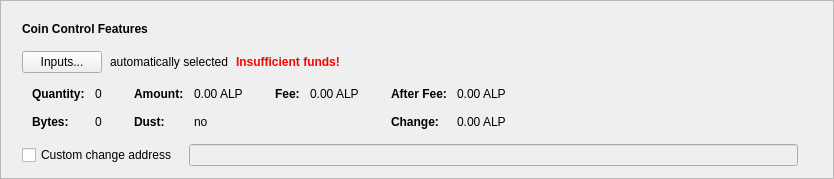
      <widget class="QFrame" name="frameCoinControl">
       <property name="sizePolicy">
        <sizepolicy hsizetype="Expanding" vsizetype="Fixed">
         <horstretch>0</horstretch>
         <verstretch>0</verstretch>
        </sizepolicy>
       </property>
       <property name="frameShape">
        <enum>QFrame::StyledPanel</enum>
       </property>
       <property name="frameShadow">
        <enum>QFrame::Raised</enum>
       </property>
       <layout class="QVBoxLayout" name="verticalLayout_2">
        <item>
         <layout class="QVBoxLayout" name="verticalLayoutCoinControl" stretch="0,0,0,0,0">
          <property name="spacing">
           <number>0</number>
          </property>
          <property name="sizeConstraint">
           <enum>QLayout::SetDefaultConstraint</enum>
          </property>
          <property name="leftMargin">
           <number>10</number>
          </property>
          <property name="topMargin">
           <number>10</number>
          </property>
          <item>
           <layout class="QHBoxLayout" name="horizontalLayoutCoinControl1">
            <property name="bottomMargin">
             <number>15</number>
            </property>
            <item>
             <widget class="QLabel" name="labelCoinControlFeatures">
              <property name="sizePolicy">
               <sizepolicy hsizetype="Preferred" vsizetype="Maximum">
                <horstretch>0</horstretch>
                <verstretch>0</verstretch>
               </sizepolicy>
              </property>
              <property name="font">
               <font>
                <weight>75</weight>
                <bold>true</bold>
               </font>
              </property>
              <property name="styleSheet">
               <string notr="true">font-weight:bold;</string>
              </property>
              <property name="text">
               <string>Coin Control Features</string>
              </property>
             </widget>
            </item>
           </layout>
          </item>
          <item>
           <layout class="QHBoxLayout" name="horizontalLayoutCoinControl2" stretch="0,0,0,0">
            <property name="spacing">
             <number>8</number>
            </property>
            <property name="bottomMargin">
             <number>10</number>
            </property>
            <item>
             <widget class="QPushButton" name="pushButtonCoinControl">
              <property name="styleSheet">
               <string notr="true"/>
              </property>
              <property name="text">
               <string>Inputs...</string>
              </property>
              <property name="autoDefault">
               <bool>false</bool>
              </property>
             </widget>
            </item>
            <item>
             <widget class="QLabel" name="labelCoinControlAutomaticallySelected">
              <property name="text">
               <string>automatically selected</string>
              </property>
              <property name="margin">
               <number>5</number>
              </property>
             </widget>
            </item>
            <item>
             <widget class="QLabel" name="labelCoinControlInsuffFunds">
              <property name="font">
               <font>
                <weight>75</weight>
                <bold>true</bold>
               </font>
              </property>
              <property name="styleSheet">
               <string notr="true">color:red;font-weight:bold;</string>
              </property>
              <property name="text">
               <string>Insufficient funds!</string>
              </property>
              <property name="margin">
               <number>5</number>
              </property>
             </widget>
            </item>
            <item>
             <spacer name="horizontalSpacerCoinControl">
              <property name="orientation">
               <enum>Qt::Horizontal</enum>
              </property>
              <property name="sizeHint" stdset="0">
               <size>
                <width>40</width>
                <height>1</height>
               </size>
              </property>
             </spacer>
            </item>
           </layout>
          </item>
          <item>
           <widget class="QWidget" name="widgetCoinControl" native="true">
            <property name="sizePolicy">
             <sizepolicy hsizetype="Preferred" vsizetype="Preferred">
              <horstretch>0</horstretch>
              <verstretch>0</verstretch>
             </sizepolicy>
            </property>
            <property name="minimumSize">
             <size>
              <width>0</width>
              <height>0</height>
             </size>
            </property>
            <property name="styleSheet">
             <string notr="true"/>
            </property>
            <layout class="QHBoxLayout" name="horizontalLayoutCoinControl5">
             <property name="leftMargin">
              <number>0</number>
             </property>
             <property name="topMargin">
              <number>0</number>
             </property>
             <property name="rightMargin">
              <number>0</number>
             </property>
             <property name="bottomMargin">
              <number>0</number>
             </property>
             <item>
              <layout class="QHBoxLayout" name="horizontalLayoutCoinControl3" stretch="0,0,0,1">
               <property name="spacing">
                <number>20</number>
               </property>
               <property name="topMargin">
                <number>0</number>
               </property>
               <property name="bottomMargin">
                <number>10</number>
               </property>
               <item>
                <layout class="QFormLayout" name="formLayoutCoinControl1">
                 <property name="horizontalSpacing">
                  <number>10</number>
                 </property>
                 <property name="verticalSpacing">
                  <number>14</number>
                 </property>
                 <property name="leftMargin">
                  <number>10</number>
                 </property>
                 <property name="topMargin">
                  <number>4</number>
                 </property>
                 <property name="rightMargin">
                  <number>6</number>
                 </property>
                 <item row="0" column="0">
                  <widget class="QLabel" name="labelCoinControlQuantityText">
                   <property name="font">
                    <font>
                     <weight>75</weight>
                     <bold>true</bold>
                    </font>
                   </property>
                   <property name="text">
                    <string>Quantity:</string>
                   </property>
                   <property name="margin">
                    <number>0</number>
                   </property>
                  </widget>
                 </item>
                 <item row="0" column="1">
                  <widget class="QLabel" name="labelCoinControlQuantity">
                   <property name="cursor">
                    <cursorShape>IBeamCursor</cursorShape>
                   </property>
                   <property name="contextMenuPolicy">
                    <enum>Qt::ActionsContextMenu</enum>
                   </property>
                   <property name="text">
                    <string notr="true">0</string>
                   </property>
                   <property name="margin">
                    <number>0</number>
                   </property>
                   <property name="textInteractionFlags">
                    <set>Qt::LinksAccessibleByMouse|Qt::TextSelectableByKeyboard|Qt::TextSelectableByMouse</set>
                   </property>
                  </widget>
                 </item>
                 <item row="1" column="0">
                  <widget class="QLabel" name="labelCoinControlBytesText">
                   <property name="font">
                    <font>
                     <weight>75</weight>
                     <bold>true</bold>
                    </font>
                   </property>
                   <property name="text">
                    <string>Bytes:</string>
                   </property>
                  </widget>
                 </item>
                 <item row="1" column="1">
                  <widget class="QLabel" name="labelCoinControlBytes">
                   <property name="cursor">
                    <cursorShape>IBeamCursor</cursorShape>
                   </property>
                   <property name="contextMenuPolicy">
                    <enum>Qt::ActionsContextMenu</enum>
                   </property>
                   <property name="text">
                    <string notr="true">0</string>
                   </property>
                   <property name="textInteractionFlags">
                    <set>Qt::LinksAccessibleByMouse|Qt::TextSelectableByKeyboard|Qt::TextSelectableByMouse</set>
                   </property>
                  </widget>
                 </item>
                </layout>
               </item>
               <item>
                <layout class="QFormLayout" name="formLayoutCoinControl2">
                 <property name="horizontalSpacing">
                  <number>10</number>
                 </property>
                 <property name="verticalSpacing">
                  <number>14</number>
                 </property>
                 <property name="leftMargin">
                  <number>6</number>
                 </property>
                 <property name="topMargin">
                  <number>4</number>
                 </property>
                 <property name="rightMargin">
                  <number>6</number>
                 </property>
                 <item row="0" column="0">
                  <widget class="QLabel" name="labelCoinControlAmountText">
                   <property name="font">
                    <font>
                     <weight>75</weight>
                     <bold>true</bold>
                    </font>
                   </property>
                   <property name="text">
                    <string>Amount:</string>
                   </property>
                   <property name="margin">
                    <number>0</number>
                   </property>
                  </widget>
                 </item>
                 <item row="0" column="1">
                  <widget class="QLabel" name="labelCoinControlAmount">
                   <property name="cursor">
                    <cursorShape>IBeamCursor</cursorShape>
                   </property>
                   <property name="contextMenuPolicy">
                    <enum>Qt::ActionsContextMenu</enum>
                   </property>
                   <property name="text">
                    <string notr="true">0.00 ALP</string>
                   </property>
                   <property name="textInteractionFlags">
                    <set>Qt::LinksAccessibleByMouse|Qt::TextSelectableByKeyboard|Qt::TextSelectableByMouse</set>
                   </property>
                  </widget>
                 </item>
                 <item row="1" column="0">
                  <widget class="QLabel" name="labelCoinControlLowOutputText">
                   <property name="font">
                    <font>
                     <weight>75</weight>
                     <bold>true</bold>
                    </font>
                   </property>
                   <property name="text">
                    <string>Dust:</string>
                   </property>
                  </widget>
                 </item>
                 <item row="1" column="1">
                  <widget class="QLabel" name="labelCoinControlLowOutput">
                   <property name="cursor">
                    <cursorShape>IBeamCursor</cursorShape>
                   </property>
                   <property name="contextMenuPolicy">
                    <enum>Qt::ActionsContextMenu</enum>
                   </property>
                   <property name="text">
                    <string notr="true">no</string>
                   </property>
                   <property name="textInteractionFlags">
                    <set>Qt::LinksAccessibleByMouse|Qt::TextSelectableByKeyboard|Qt::TextSelectableByMouse</set>
                   </property>
                  </widget>
                 </item>
                </layout>
               </item>
               <item>
                <layout class="QFormLayout" name="formLayoutCoinControl3">
                 <property name="horizontalSpacing">
                  <number>10</number>
                 </property>
                 <property name="verticalSpacing">
                  <number>14</number>
                 </property>
                 <property name="leftMargin">
                  <number>6</number>
                 </property>
                 <property name="topMargin">
                  <number>4</number>
                 </property>
                 <property name="rightMargin">
                  <number>6</number>
                 </property>
                 <item row="0" column="0">
                  <widget class="QLabel" name="labelCoinControlFeeText">
                   <property name="font">
                    <font>
                     <weight>75</weight>
                     <bold>true</bold>
                    </font>
                   </property>
                   <property name="text">
                    <string>Fee:</string>
                   </property>
                   <property name="margin">
                    <number>0</number>
                   </property>
                  </widget>
                 </item>
                 <item row="0" column="1">
                  <widget class="QLabel" name="labelCoinControlFee">
                   <property name="cursor">
                    <cursorShape>IBeamCursor</cursorShape>
                   </property>
                   <property name="contextMenuPolicy">
                    <enum>Qt::ActionsContextMenu</enum>
                   </property>
                   <property name="text">
                    <string notr="true">0.00 ALP</string>
                   </property>
                   <property name="textInteractionFlags">
                    <set>Qt::LinksAccessibleByMouse|Qt::TextSelectableByKeyboard|Qt::TextSelectableByMouse</set>
                   </property>
                  </widget>
                 </item>
                </layout>
               </item>
               <item>
                <layout class="QFormLayout" name="formLayoutCoinControl4">
                 <property name="horizontalSpacing">
                  <number>10</number>
                 </property>
                 <property name="verticalSpacing">
                  <number>14</number>
                 </property>
                 <property name="leftMargin">
                  <number>6</number>
                 </property>
                 <property name="topMargin">
                  <number>4</number>
                 </property>
                 <property name="rightMargin">
                  <number>6</number>
                 </property>
                 <item row="0" column="0">
                  <widget class="QLabel" name="labelCoinControlAfterFeeText">
                   <property name="font">
                    <font>
                     <weight>75</weight>
                     <bold>true</bold>
                    </font>
                   </property>
                   <property name="text">
                    <string>After Fee:</string>
                   </property>
                   <property name="margin">
                    <number>0</number>
                   </property>
                  </widget>
                 </item>
                 <item row="0" column="1">
                  <widget class="QLabel" name="labelCoinControlAfterFee">
                   <property name="cursor">
                    <cursorShape>IBeamCursor</cursorShape>
                   </property>
                   <property name="contextMenuPolicy">
                    <enum>Qt::ActionsContextMenu</enum>
                   </property>
                   <property name="text">
                    <string notr="true">0.00 ALP</string>
                   </property>
                   <property name="textInteractionFlags">
                    <set>Qt::LinksAccessibleByMouse|Qt::TextSelectableByKeyboard|Qt::TextSelectableByMouse</set>
                   </property>
                  </widget>
                 </item>
                 <item row="1" column="0">
                  <widget class="QLabel" name="labelCoinControlChangeText">
                   <property name="font">
                    <font>
                     <weight>75</weight>
                     <bold>true</bold>
                    </font>
                   </property>
                   <property name="text">
                    <string>Change:</string>
                   </property>
                  </widget>
                 </item>
                 <item row="1" column="1">
                  <widget class="QLabel" name="labelCoinControlChange">
                   <property name="cursor">
                    <cursorShape>IBeamCursor</cursorShape>
                   </property>
                   <property name="contextMenuPolicy">
                    <enum>Qt::ActionsContextMenu</enum>
                   </property>
                   <property name="text">
                    <string notr="true">0.00 ALP</string>
                   </property>
                   <property name="textInteractionFlags">
                    <set>Qt::LinksAccessibleByMouse|Qt::TextSelectableByKeyboard|Qt::TextSelectableByMouse</set>
                   </property>
                  </widget>
                 </item>
                </layout>
               </item>
              </layout>
             </item>
            </layout>
           </widget>
          </item>
          <item>
           <layout class="QHBoxLayout" name="horizontalLayoutCoinControl4" stretch="0,0,0">
            <property name="spacing">
             <number>12</number>
            </property>
            <property name="sizeConstraint">
             <enum>QLayout::SetDefaultConstraint</enum>
            </property>
            <property name="topMargin">
             <number>5</number>
            </property>
            <property name="rightMargin">
             <number>5</number>
            </property>
            <item>
             <widget class="QCheckBox" name="checkBoxCoinControlChange">
              <property name="toolTip">
               <string>If this is activated, but the change address is empty or invalid, change will be sent to a newly generated address.</string>
              </property>
              <property name="text">
               <string>Custom change address</string>
              </property>
             </widget>
            </item>
            <item>
             <widget class="QValidatedLineEdit" name="lineEditCoinControlChange">
              <property name="enabled">
               <bool>false</bool>
              </property>
              <property name="sizePolicy">
               <sizepolicy hsizetype="Expanding" vsizetype="Fixed">
                <horstretch>0</horstretch>
                <verstretch>0</verstretch>
               </sizepolicy>
              </property>
             </widget>
            </item>
            <item>
             <widget class="QLabel" name="labelCoinControlChangeLabel">
              <property name="sizePolicy">
               <sizepolicy hsizetype="Preferred" vsizetype="Expanding">
                <horstretch>0</horstretch>
                <verstretch>0</verstretch>
               </sizepolicy>
              </property>
              <property name="minimumSize">
               <size>
                <width>0</width>
                <height>0</height>
               </size>
              </property>
              <property name="text">
               <string/>
              </property>
              <property name="margin">
               <number>3</number>
              </property>
             </widget>
            </item>
           </layout>
          </item>
          <item>
           <spacer name="verticalSpacerCoinControl">
            <property name="orientation">
             <enum>Qt::Vertical</enum>
            </property>
            <property name="sizeType">
             <enum>QSizePolicy::Expanding</enum>
            </property>
            <property name="sizeHint" stdset="0">
             <size>
              <width>800</width>
              <height>1</height>
             </size>
            </property>
           </spacer>
          </item>
         </layout>
        </item>
       </layout>
      </widget>
